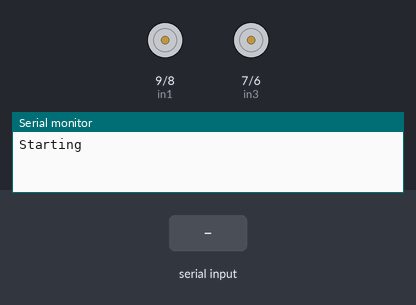
This sketch was run on a simulated Arduino Uno, built with avr-gcc and run on an emulated ATmega328P. On the bench: motor-driver pin pairs drawn as motors (green arrow = first pin HIGH = forward, orange = second pin HIGH = backward, longer = more drive, scaled by the enable pin), the last lines printed to the serial monitor. The inputs (shaded band) are chosen by the test bench.

Above: at 1.2 s.
1.3 s: "F" received over Serial
At 2.0 s:
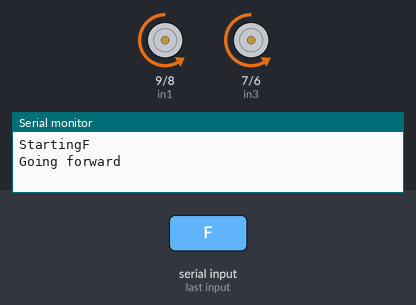
2.8 s: "B" received over Serial
At 3.1 s:
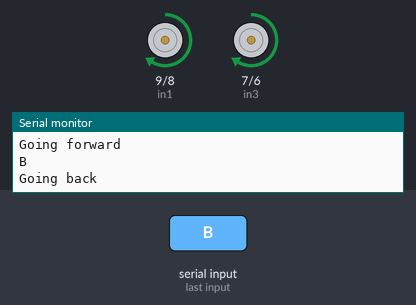
4.3 s: "L" received over Serial
At 5.4 s:
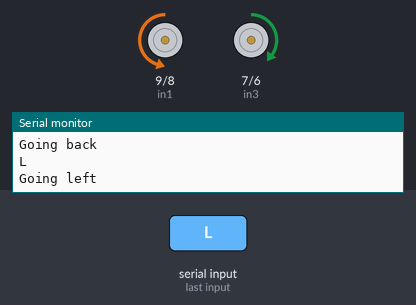
5.8 s: "R" received over Serial
At 6.6 s:
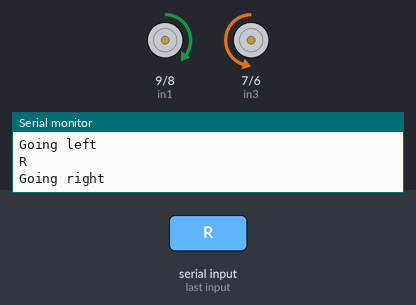
Timing chart, 0 to 8.3 s (numbered marks = the images above; inputs shaded):
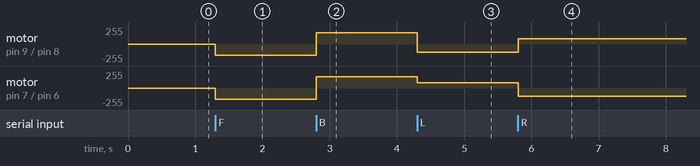

The sketch:

arduino_bluetooth_2_EDITED.ino
```cpp
#include <SoftwareSerial.h>

const int enA = 10;
const int in1 = 9;
const int in2 = 8;
const int enB = 5;
const int in3 = 7;
const int in4 = 6;

int Speed;
int command;
int data;

void setup() {
  pinMode(enA, OUTPUT);
  pinMode(in1, OUTPUT);
  pinMode(in2, OUTPUT);
  pinMode(enB, OUTPUT);
  pinMode(in3, OUTPUT);
  pinMode(in4, OUTPUT);

  Serial.begin(9600);
  Serial.print("Starting");
}

void loop() {
  if (Serial.available() > 0) {
    char data = Serial.read();
    Serial.println(data);
    switch (data) {
      case 'F' : forward();
        break;
      case 'B' : back();
        break;
      case 'L' : left();
        break;
      case 'R' : right();
        break;
      case 'S' : Stop();
        break;

    }
  }
}

void forward() {
  Serial.println("Going forward");
  analogWrite(enA, 170);
  analogWrite(enB, 170);
  digitalWrite(in1, LOW);
  digitalWrite(in2, HIGH);
  digitalWrite(in3, LOW);
  digitalWrite(in4, HIGH);
}

void back() {
  Serial.println("Going back");
  analogWrite(enA, 170);
  analogWrite(enB, 170);
  digitalWrite(in1, HIGH);
  digitalWrite(in2, LOW);
  digitalWrite(in3, HIGH);
  digitalWrite(in4, LOW);
}

void left() {
  Serial.println("Going left");
  analogWrite(enA, 120);
  analogWrite(enB, 80);
  digitalWrite(in1, LOW);
  digitalWrite(in2, HIGH);
  digitalWrite(in3, HIGH);
  digitalWrite(in4, LOW);
  //delay(1000);
}

void right() {
  Serial.println("Going right");
  analogWrite(enA, 80);
  analogWrite(enB, 120);
  digitalWrite(in1, HIGH);
  digitalWrite(in2, LOW);
  digitalWrite(in3, LOW);
  digitalWrite(in4, HIGH);
  //delay(1000);
}


void Stop() {
  Serial.println("Stopping");
  analogWrite(enA, 0);
  analogWrite(enB, 0);
  digitalWrite(in1, LOW);
  digitalWrite(in2, LOW);
  digitalWrite(in3, LOW);
  digitalWrite(in4, LOW);
}
```

Measured:
- after the input at 1.3 s, motor on pin 9 (in1) / pin 8 (in2), motor on pin 7 (in3) / pin 6 (in4): stopped → backward 170/255 at once
- after the input at 2.8 s, motor on pin 9 (in1) / pin 8 (in2), motor on pin 7 (in3) / pin 6 (in4): backward 170/255 → forward 170/255 at once
- after the input at 4.3 s, motor on pin 9 (in1) / pin 8 (in2): forward 170/255 → backward 120/255 at once; motor on pin 7 (in3) / pin 6 (in4): forward 170/255 → forward 80/255 at once
- after the input at 5.8 s, motor on pin 9 (in1) / pin 8 (in2): backward 120/255 → forward 80/255 at once; motor on pin 7 (in3) / pin 6 (in4): forward 80/255 → backward 120/255 at once
